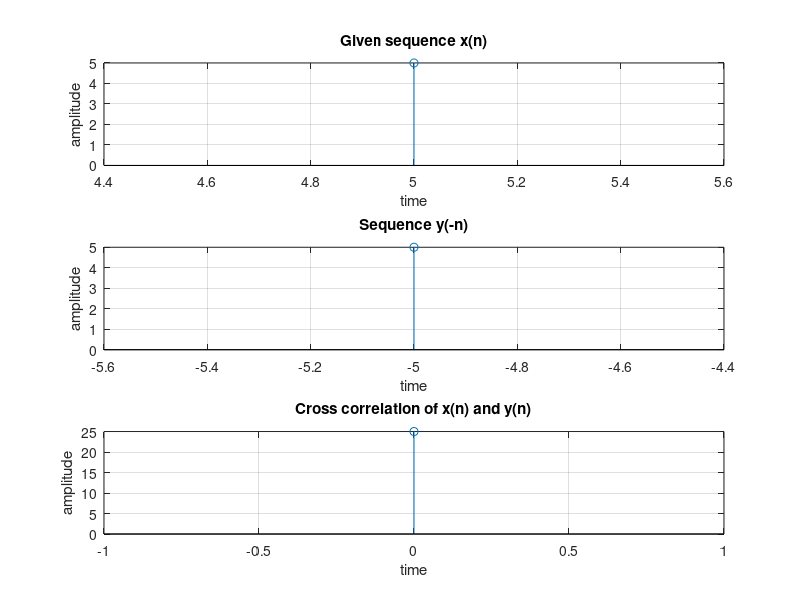

Here is the MATLAB script that generated this plot:
clc;                      % Clear command window
close all;                % Close all figure windows
clear all;                % Clear all variables from workspace

% Taking input for x(n) and its time indices
x = input('Enter input sequence of x(n): ');
n1 = input('Enter the time indices of x(n): ');

% Taking input for y(n) and its time indices
y = input('Enter the sequence of y(n):');
n2 = input('Enter the time indices of y(n):');

% Time reversal of y(n) to get y(-n)
n22 = -fliplr(n2);        % Flip time indices of y(n) and make them negative
y1 = fliplr(y);           % Flip the sequence y(n)

% Time index for cross-correlation result
n = min(n1) + min(n22) : max(n1) + max(n22);

% Initialize matrix A for partial product storage
A = zeros(min(length(x), length(y1)), length(x) + length(y1) - 1);

% Cross-correlation logic using convolution-style computation
if length(x) < length(y1)
    for i = 1:length(x)
        A(i, i:i+length(y1)-1) = y1(1,:);    % Place y1 at proper index
        A(i,:) = x(i) .* A(i,:);            % Multiply by x(i)
    end
else
    for i = 1:length(y1)
        A(i, i:i+length(x)-1) = x(1,:);     % Place x at proper index
        A(i,:) = y1(i) .* A(i,:);           % Multiply by y1(i)
    end
end

% Summing partial products to get final cross-correlation
c = zeros(1, length(x) + length(y1) - 1);
for i = 1:min(length(x), length(y1))
    c(1,:) = c(1,:) + A(i,:);              % Accumulate results
end

% Display the cross-correlation and its time indices
disp('The Cross correlation between the given sequences is');
disp(c);
disp('The Time index of the Cross correlation is');
disp(n);

% Plotting input sequence x(n)
subplot(3,1,1);
stem(n1, x, 'o');                         % Unfilled circle markers
xlabel('time');
ylabel('amplitude');
grid;
title('Given sequence x(n)');

% Plotting reversed sequence y(-n)
subplot(3,1,2);
stem(n22, y1, 'o');                       % Unfilled circle markers
xlabel('time');
ylabel('amplitude');
grid;
title('Sequence y(-n)');

% Plotting cross-correlation result
subplot(3,1,3);
stem(n, c, 'o');                          % Unfilled circle markers
xlabel('time');
ylabel('amplitude');
grid;
title('Cross correlation of x(n) and y(n)');
